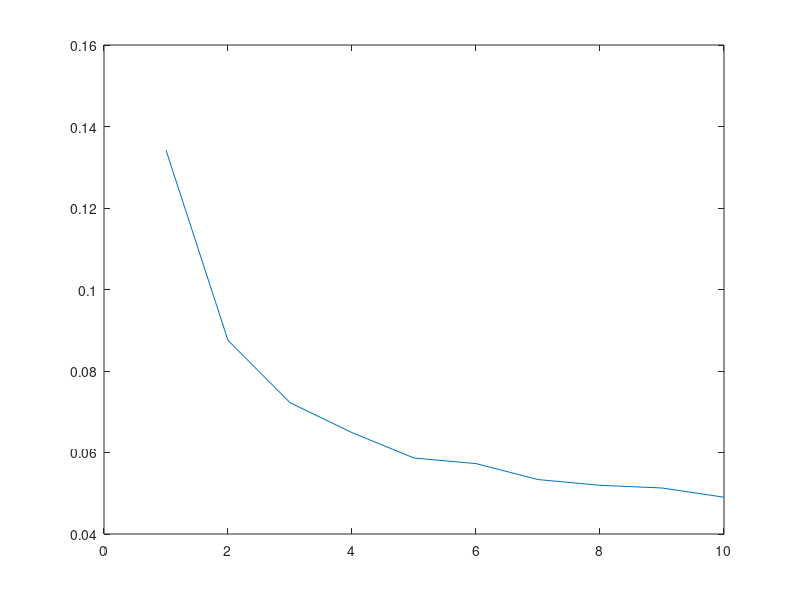

Recreate this plot in MATLAB.
close all;

tic
%%%%%%%%%%%%%%%%
% Parameters   %
%%%%%%%%%%%%%%%%

num_Step = 10;
iter = 1000;
Type =2;
res = zeros(iter,num_Step);
maxX = 100;
Wifi_range = 20;


%% simulation start
for ii = 1:iter
    for N = num_Step:10:10*num_Step
        Nloc =  rand(N, 2) * maxX;
        for n = 1:N
            if(Nloc(n,1)<Wifi_range && Nloc(n,2)<Wifi_range)
                res(ii, N/10) = res(ii, N/10) + 1;
            else
                res(ii, N/10) = res(ii, N/10) + 1/N;
            end
            
        end
        res(ii,N/10) = res(ii,N/10) / N;
    end
end

final_res = mean(res);


toc

plot(final_res)


% final_res = total_res / iter;
% throughput = final_res*Trans_slot*aSlotTime/total_time;
% 
% x = 100:100:num_GR*100;
% x = 1./x *data_time/aSlotTime; 
% figure(1);
% plot(x, throughput(1,:),'-.bo');
% hold on;
% plot(x, throughput(2,:), '-.r+');
% hold on;
% plot(x, throughput(3,:), '-.g*');
% xlabel('Packet Generation rate'); ylabel('Normalized System Throughput');
% legend('Uniform distribution based conventional scheme','Linear distribution based proposed scheme', 'Exponential distribution based proposed scheme');

% x = 1:num_STA;
% figure(1);
% plot(x, success(:),'-.b*');
% xlabel('Node Index'); ylabel('Number of Successful transmission');